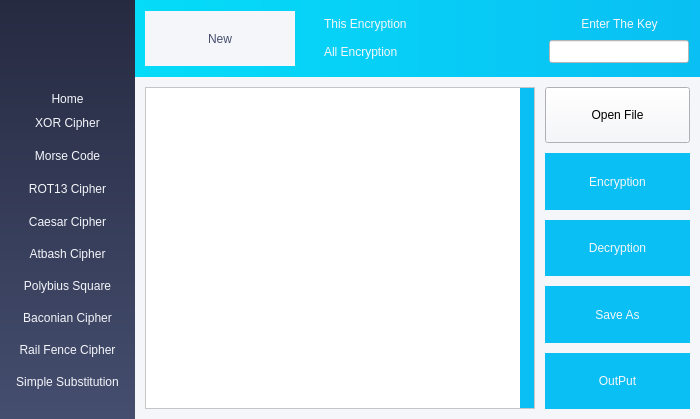
<?xml version="1.0" encoding="UTF-8"?>
<ui version="4.0">
 <class>MainWindow</class>
 <widget class="QMainWindow" name="MainWindow">
  <property name="geometry">
   <rect>
    <x>0</x>
    <y>0</y>
    <width>700</width>
    <height>419</height>
   </rect>
  </property>
  <property name="minimumSize">
   <size>
    <width>700</width>
    <height>419</height>
   </size>
  </property>
  <property name="windowTitle">
   <string>Text Cipher</string>
  </property>
  <widget class="QWidget" name="centralWidget">
   <layout class="QGridLayout" name="gridLayout">
    <item row="0" column="0">
     <widget class="QWidget" name="Menu" native="true">
      <property name="minimumSize">
       <size>
        <width>135</width>
        <height>401</height>
       </size>
      </property>
      <property name="styleSheet">
       <string notr="true">background-color: qlineargradient(spread:pad, x1:0, y1:0, x2:0, y2:1, stop:0 rgba(38, 42, 65, 255), stop:1 rgba(69, 78, 111, 255));</string>
      </property>
      <layout class="QGridLayout" name="gridLayout_4">
       <item row="0" column="0">
        <layout class="QVBoxLayout" name="verticalLayout_2">
         <item>
          <widget class="QWidget" name="widget_2" native="true">
           <property name="minimumSize">
            <size>
             <width>0</width>
             <height>71</height>
            </size>
           </property>
           <property name="maximumSize">
            <size>
             <width>135</width>
             <height>71</height>
            </size>
           </property>
           <property name="styleSheet">
            <string notr="true">background:transparent;
image: url(:/Images/Logo.png);</string>
           </property>
          </widget>
         </item>
         <item>
          <layout class="QVBoxLayout" name="verticalLayout">
           <item>
            <widget class="QPushButton" name="HomeButton">
             <property name="styleSheet">
              <string notr="true">QPushButton#HomeButton{
	
	background:transparent;
	border:0px;
	color:#f5f6fa;
	font: 75 18pt &quot;Comic Sans MS&quot;;
}

QPushButton#HomeButton:hover{
	
	background-color: qlineargradient(spread:pad, x1:0, y1:0, x2:1, y2:0, stop:0.125 rgba(69, 78, 111, 255), stop:1 rgba(5, 220, 249, 0));
	border:0px;
	color:#f5f6fa;
	font: 75 18pt &quot;Comic Sans MS&quot;;

}</string>
             </property>
             <property name="text">
              <string>Home</string>
             </property>
            </widget>
           </item>
           <item>
            <widget class="QPushButton" name="XORButton">
             <property name="minimumSize">
              <size>
               <width>135</width>
               <height>33</height>
              </size>
             </property>
             <property name="styleSheet">
              <string notr="true">QPushButton#XORButton{
	
	background:transparent;
	border:0px;
	color:#f5f6fa;
	font: 75 10pt &quot;Comic Sans MS&quot;;

}

QPushButton#XORButton:hover{
	
	background-color: qlineargradient(spread:pad, x1:0, y1:0, x2:1, y2:0, stop:0.125 rgba(69, 78, 111, 255), stop:1 rgba(5, 220, 249, 0));
	border:0px;
	color:#f5f6fa;
	font: 75 10pt &quot;Comic Sans MS&quot;;

}</string>
             </property>
             <property name="text">
              <string>XOR Cipher</string>
             </property>
            </widget>
           </item>
           <item>
            <widget class="QPushButton" name="MorseCodeButton">
             <property name="minimumSize">
              <size>
               <width>135</width>
               <height>33</height>
              </size>
             </property>
             <property name="styleSheet">
              <string notr="true">QPushButton#MorseCodeButton{
	
	background:transparent;
	border:0px;
	color:#f5f6fa;
	font: 75 10pt &quot;Comic Sans MS&quot;;
	width:135px;
}

QPushButton#MorseCodeButton:hover{
	
	background-color: qlineargradient(spread:pad, x1:0, y1:0, x2:1, y2:0, stop:0.125 rgba(69, 78, 111, 255), stop:1 rgba(5, 220, 249, 0));
	border:0px;
	color:#f5f6fa;
	font: 75 10pt &quot;Comic Sans MS&quot;;

}</string>
             </property>
             <property name="text">
              <string>Morse Code</string>
             </property>
            </widget>
           </item>
           <item>
            <widget class="QPushButton" name="ROT13Button">
             <property name="minimumSize">
              <size>
               <width>135</width>
               <height>33</height>
              </size>
             </property>
             <property name="styleSheet">
              <string notr="true">QPushButton#ROT13Button{
	
	background:transparent;
	border:0px;
	color:#f5f6fa;
	font: 75 10pt &quot;Comic Sans MS&quot;;

}

QPushButton#ROT13Button:hover{
	
	background-color: qlineargradient(spread:pad, x1:0, y1:0, x2:1, y2:0, stop:0.125 rgba(69, 78, 111, 255), stop:1 rgba(5, 220, 249, 0));
	border:0px;
	color:#f5f6fa;
	font: 75 10pt &quot;Comic Sans MS&quot;;

}</string>
             </property>
             <property name="text">
              <string>ROT13 Cipher</string>
             </property>
            </widget>
           </item>
           <item>
            <widget class="QPushButton" name="CaesarButton">
             <property name="minimumSize">
              <size>
               <width>0</width>
               <height>33</height>
              </size>
             </property>
             <property name="styleSheet">
              <string notr="true">QPushButton#CaesarButton{
	
	background:transparent;
	border:0px;
	color:#f5f6fa;
	font: 75 10pt &quot;Comic Sans MS&quot;;

}

QPushButton#CaesarButton:hover{
	
	background-color: qlineargradient(spread:pad, x1:0, y1:0, x2:1, y2:0, stop:0.125 rgba(69, 78, 111, 255), stop:1 rgba(5, 220, 249, 0));
	border:0px;
	color:#f5f6fa;
	font: 75 10pt &quot;Comic Sans MS&quot;;

}</string>
             </property>
             <property name="text">
              <string>Caesar Cipher</string>
             </property>
            </widget>
           </item>
           <item>
            <widget class="QPushButton" name="AtbashButton">
             <property name="minimumSize">
              <size>
               <width>0</width>
               <height>32</height>
              </size>
             </property>
             <property name="styleSheet">
              <string notr="true">QPushButton#AtbashButton{
	
	background:transparent;
	border:0px;
	color:#f5f6fa;
	font: 75 10pt &quot;Comic Sans MS&quot;;

}

QPushButton#AtbashButton:hover{
	
	background-color: qlineargradient(spread:pad, x1:0, y1:0, x2:1, y2:0, stop:0.125 rgba(69, 78, 111, 255), stop:1 rgba(5, 220, 249, 0));
	border:0px;
	color:#f5f6fa;
	font: 75 10pt &quot;Comic Sans MS&quot;;

}</string>
             </property>
             <property name="text">
              <string>Atbash Cipher</string>
             </property>
            </widget>
           </item>
           <item>
            <widget class="QPushButton" name="PolybiusButton">
             <property name="minimumSize">
              <size>
               <width>0</width>
               <height>32</height>
              </size>
             </property>
             <property name="styleSheet">
              <string notr="true">QPushButton#PolybiusButton{
	
	background:transparent;
	border:0px;
	color:#f5f6fa;
	font: 75 10pt &quot;Comic Sans MS&quot;;

}

QPushButton#PolybiusButton:hover{
	
	background-color: qlineargradient(spread:pad, x1:0, y1:0, x2:1, y2:0, stop:0.125 rgba(69, 78, 111, 255), stop:1 rgba(5, 220, 249, 0));
	border:0px;
	color:#f5f6fa;
	font: 75 10pt &quot;Comic Sans MS&quot;;

}</string>
             </property>
             <property name="text">
              <string>Polybius Square</string>
             </property>
            </widget>
           </item>
           <item>
            <widget class="QPushButton" name="BaconianButton">
             <property name="minimumSize">
              <size>
               <width>0</width>
               <height>32</height>
              </size>
             </property>
             <property name="styleSheet">
              <string notr="true">QPushButton#BaconianButton{
	
	background:transparent;
	border:0px;
	color:#f5f6fa;
	font: 75 10pt &quot;Comic Sans MS&quot;;

}

QPushButton#BaconianButton:hover{
	
	background-color: qlineargradient(spread:pad, x1:0, y1:0, x2:1, y2:0, stop:0.125 rgba(69, 78, 111, 255), stop:1 rgba(5, 220, 249, 0));
	border:0px;
	color:#f5f6fa;
	font: 75 10pt &quot;Comic Sans MS&quot;;

}</string>
             </property>
             <property name="text">
              <string>Baconian Cipher</string>
             </property>
            </widget>
           </item>
           <item>
            <widget class="QPushButton" name="RailFenceButton">
             <property name="minimumSize">
              <size>
               <width>0</width>
               <height>32</height>
              </size>
             </property>
             <property name="styleSheet">
              <string notr="true">QPushButton#RailFenceButton{
	
	background:transparent;
	border:0px;
	color:#f5f6fa;
	font: 75 9pt &quot;Comic Sans MS&quot;;

}

QPushButton#RailFenceButton:hover{
	
	background-color: qlineargradient(spread:pad, x1:0, y1:0, x2:1, y2:0, stop:0.125 rgba(69, 78, 111, 255), stop:1 rgba(5, 220, 249, 0));
	border:0px;
	color:#f5f6fa;
	font: 75 9pt &quot;Comic Sans MS&quot;;

}</string>
             </property>
             <property name="text">
              <string>Rail Fence Cipher</string>
             </property>
            </widget>
           </item>
           <item>
            <widget class="QPushButton" name="SMButton">
             <property name="minimumSize">
              <size>
               <width>0</width>
               <height>32</height>
              </size>
             </property>
             <property name="styleSheet">
              <string notr="true">QPushButton#SMButton{
	
	background:transparent;
	border:0px;
	color:#f5f6fa;
	font: 75 8pt &quot;Comic Sans MS&quot;;

}

QPushButton#SMButton:hover{
	
	background-color: qlineargradient(spread:pad, x1:0, y1:0, x2:1, y2:0, stop:0.125 rgba(69, 78, 111, 255), stop:1 rgba(5, 220, 249, 0));
	border:0px;
	color:#f5f6fa;
	font: 75 8pt &quot;Comic Sans MS&quot;;

}</string>
             </property>
             <property name="text">
              <string>Simple Substitution</string>
             </property>
            </widget>
           </item>
          </layout>
         </item>
        </layout>
       </item>
      </layout>
     </widget>
    </item>
    <item row="0" column="1">
     <widget class="QStackedWidget" name="HomePages">
      <property name="minimumSize">
       <size>
        <width>10</width>
        <height>324</height>
       </size>
      </property>
      <property name="styleSheet">
       <string notr="true">background-color: rgb(245, 246, 250);</string>
      </property>
      <property name="currentIndex">
       <number>1</number>
      </property>
      <widget class="QWidget" name="home">
       <property name="sizePolicy">
        <sizepolicy hsizetype="Preferred" vsizetype="Preferred">
         <horstretch>0</horstretch>
         <verstretch>0</verstretch>
        </sizepolicy>
       </property>
       <property name="minimumSize">
        <size>
         <width>541</width>
         <height>401</height>
        </size>
       </property>
       <layout class="QGridLayout" name="gridLayout_5">
        <property name="leftMargin">
         <number>0</number>
        </property>
        <property name="topMargin">
         <number>0</number>
        </property>
        <property name="rightMargin">
         <number>0</number>
        </property>
        <property name="bottomMargin">
         <number>0</number>
        </property>
        <item row="0" column="0" alignment="Qt::AlignTop">
         <widget class="QWidget" name="HomeHeader" native="true">
          <property name="sizePolicy">
           <sizepolicy hsizetype="Preferred" vsizetype="Minimum">
            <horstretch>0</horstretch>
            <verstretch>0</verstretch>
           </sizepolicy>
          </property>
          <property name="minimumSize">
           <size>
            <width>581</width>
            <height>77</height>
           </size>
          </property>
          <property name="maximumSize">
           <size>
            <width>16777215</width>
            <height>77</height>
           </size>
          </property>
          <property name="styleSheet">
           <string notr="true">background-color: qlineargradient(spread:pad, x1:1, y1:0, x2:0, y2:0, stop:0 rgba(9, 191, 243, 255), stop:1 rgba(5, 220, 249, 255));</string>
          </property>
         </widget>
        </item>
        <item row="1" column="0" alignment="Qt::AlignHCenter|Qt::AlignVCenter">
         <widget class="QWidget" name="BK" native="true">
          <property name="sizePolicy">
           <sizepolicy hsizetype="Expanding" vsizetype="Expanding">
            <horstretch>0</horstretch>
            <verstretch>0</verstretch>
           </sizepolicy>
          </property>
          <property name="minimumSize">
           <size>
            <width>565</width>
            <height>324</height>
           </size>
          </property>
          <property name="layoutDirection">
           <enum>Qt::LeftToRight</enum>
          </property>
          <property name="styleSheet">
           <string notr="true">image: url(:/Images/BK.png);
image-position:left;
padding-left:50px;</string>
          </property>
         </widget>
        </item>
       </layout>
      </widget>
      <widget class="QWidget" name="MainPage">
       <property name="minimumSize">
        <size>
         <width>541</width>
         <height>401</height>
        </size>
       </property>
       <property name="styleSheet">
        <string notr="true">background-color: rgb(245, 246, 250);</string>
       </property>
       <layout class="QGridLayout" name="gridLayout_6">
        <property name="leftMargin">
         <number>0</number>
        </property>
        <property name="topMargin">
         <number>0</number>
        </property>
        <property name="rightMargin">
         <number>0</number>
        </property>
        <property name="bottomMargin">
         <number>0</number>
        </property>
        <item row="0" column="0">
         <widget class="QWidget" name="MainPageHeader" native="true">
          <property name="minimumSize">
           <size>
            <width>360</width>
            <height>77</height>
           </size>
          </property>
          <property name="styleSheet">
           <string notr="true">background-color: qlineargradient(spread:pad, x1:1, y1:0, x2:0, y2:0, stop:0 rgba(9, 191, 243, 255), stop:1 rgba(5, 220, 249, 255));</string>
          </property>
          <layout class="QGridLayout" name="gridLayout_3">
           <property name="leftMargin">
            <number>10</number>
           </property>
           <property name="topMargin">
            <number>10</number>
           </property>
           <property name="rightMargin">
            <number>10</number>
           </property>
           <property name="bottomMargin">
            <number>10</number>
           </property>
           <item row="0" column="0" rowspan="2">
            <widget class="QPushButton" name="New">
             <property name="sizePolicy">
              <sizepolicy hsizetype="Preferred" vsizetype="Preferred">
               <horstretch>0</horstretch>
               <verstretch>0</verstretch>
              </sizepolicy>
             </property>
             <property name="minimumSize">
              <size>
               <width>150</width>
               <height>40</height>
              </size>
             </property>
             <property name="styleSheet">
              <string notr="true">QPushButton#New{
background-color:#f5f6fa;
font: 18pt &quot;Leelawadee&quot;;
color: rgb(69, 78, 111);
border:0px;
}

QPushButton#New:hover{
	
background-color: rgb(237, 238, 241);
font: 18pt &quot;Leelawadee&quot;;
color: rgb(69, 78, 111);
border:0px;
	
}</string>
             </property>
             <property name="text">
              <string>New</string>
             </property>
            </widget>
           </item>
           <item row="0" column="1">
            <spacer name="horizontalSpacer_2">
             <property name="orientation">
              <enum>Qt::Horizontal</enum>
             </property>
             <property name="sizeType">
              <enum>QSizePolicy::Fixed</enum>
             </property>
             <property name="sizeHint" stdset="0">
              <size>
               <width>10</width>
               <height>20</height>
              </size>
             </property>
            </spacer>
           </item>
           <item row="0" column="2">
            <widget class="QCheckBox" name="one">
             <property name="styleSheet">
              <string notr="true">background:transparent;
color:#f5f6fa;
font: 10pt &quot;Leelawadee&quot;;</string>
             </property>
             <property name="text">
              <string>This Encryption</string>
             </property>
            </widget>
           </item>
           <item row="0" column="3" rowspan="2">
            <spacer name="horizontalSpacer">
             <property name="orientation">
              <enum>Qt::Horizontal</enum>
             </property>
             <property name="sizeType">
              <enum>QSizePolicy::Preferred</enum>
             </property>
             <property name="sizeHint" stdset="0">
              <size>
               <width>193</width>
               <height>54</height>
              </size>
             </property>
            </spacer>
           </item>
           <item row="0" column="4">
            <widget class="QLabel" name="enterkeyLabel">
             <property name="minimumSize">
              <size>
               <width>141</width>
               <height>20</height>
              </size>
             </property>
             <property name="styleSheet">
              <string notr="true">background:transparent;
font: 14pt &quot;Leelawadee&quot;;
color:#f5f6fa;
</string>
             </property>
             <property name="text">
              <string>Enter The Key</string>
             </property>
             <property name="alignment">
              <set>Qt::AlignCenter</set>
             </property>
            </widget>
           </item>
           <item row="1" column="2">
            <widget class="QCheckBox" name="all">
             <property name="styleSheet">
              <string notr="true">background:transparent;
color:#f5f6fa;
font: 10pt &quot;Leelawadee&quot;;</string>
             </property>
             <property name="text">
              <string>All Encryption</string>
             </property>
            </widget>
           </item>
           <item row="1" column="4">
            <widget class="QLineEdit" name="Key">
             <property name="sizePolicy">
              <sizepolicy hsizetype="Fixed" vsizetype="Fixed">
               <horstretch>0</horstretch>
               <verstretch>0</verstretch>
              </sizepolicy>
             </property>
             <property name="minimumSize">
              <size>
               <width>140</width>
               <height>23</height>
              </size>
             </property>
             <property name="maximumSize">
              <size>
               <width>16777215</width>
               <height>16777215</height>
              </size>
             </property>
             <property name="baseSize">
              <size>
               <width>0</width>
               <height>0</height>
              </size>
             </property>
             <property name="styleSheet">
              <string notr="true">background-color: rgb(255, 255, 255);
font: 8pt &quot;Comic Sans MS&quot;;
color: rgb(69, 78, 111);</string>
             </property>
            </widget>
           </item>
          </layout>
         </widget>
        </item>
        <item row="1" column="0">
         <layout class="QHBoxLayout" name="horizontalLayout">
          <item>
           <widget class="QStackedWidget" name="TextArea">
            <property name="minimumSize">
             <size>
              <width>391</width>
              <height>304</height>
             </size>
            </property>
            <widget class="QWidget" name="page">
             <layout class="QGridLayout" name="gridLayout_2">
              <item row="0" column="0">
               <widget class="QTextEdit" name="textEdit">
                <property name="contextMenuPolicy">
                 <enum>Qt::DefaultContextMenu</enum>
                </property>
                <property name="autoFillBackground">
                 <bool>false</bool>
                </property>
                <property name="styleSheet">
                 <string notr="true">QTextEdit{
background:white;
margin-left:10px;
margin-top:10px;
margin-bottom:10px;
font: 16pt &quot;Comic Sans MS&quot;;
color: rgb(69, 78, 111);
}

QScrollBar:vertical {
    border: 0px;
    background-color:rgb(9, 191, 243);
}


QScrollBar::handle:vertical {
    border: 0px;
    background-color:rgb(9, 191, 243);
}</string>
                </property>
                <property name="inputMethodHints">
                 <set>Qt::ImhMultiLine</set>
                </property>
                <property name="frameShape">
                 <enum>QFrame::StyledPanel</enum>
                </property>
                <property name="verticalScrollBarPolicy">
                 <enum>Qt::ScrollBarAlwaysOn</enum>
                </property>
                <property name="sizeAdjustPolicy">
                 <enum>QAbstractScrollArea::AdjustIgnored</enum>
                </property>
                <property name="autoFormatting">
                 <set>QTextEdit::AutoNone</set>
                </property>
                <property name="overwriteMode">
                 <bool>false</bool>
                </property>
               </widget>
              </item>
             </layout>
            </widget>
            <widget class="QWidget" name="page_2">
             <layout class="QGridLayout" name="gridLayout_7">
              <item row="0" column="0">
               <widget class="QTextEdit" name="textEditOUTPUT">
                <property name="styleSheet">
                 <string notr="true">QTextEdit{
background:white;
margin-left:10px;
margin-top:10px;
margin-bottom:10px;
font: 16pt &quot;Comic Sans MS&quot;;
color: rgb(69, 78, 111);
}

QScrollBar:vertical {
    border: 0px;
    background-color:rgb(9, 191, 243);
   
}

QScrollBar::handle:vertical {
    border: 0px;
    background-color:rgb(9, 191, 243);
}
</string>
                </property>
                <property name="verticalScrollBarPolicy">
                 <enum>Qt::ScrollBarAlwaysOn</enum>
                </property>
               </widget>
              </item>
             </layout>
            </widget>
           </widget>
          </item>
          <item>
           <layout class="QVBoxLayout" name="verticalLayout_3">
            <property name="spacing">
             <number>10</number>
            </property>
            <property name="leftMargin">
             <number>10</number>
            </property>
            <property name="topMargin">
             <number>10</number>
            </property>
            <property name="rightMargin">
             <number>10</number>
            </property>
            <property name="bottomMargin">
             <number>10</number>
            </property>
            <item>
             <widget class="QPushButton" name="openFile">
              <property name="sizePolicy">
               <sizepolicy hsizetype="Preferred" vsizetype="Preferred">
                <horstretch>0</horstretch>
                <verstretch>0</verstretch>
               </sizepolicy>
              </property>
              <property name="minimumSize">
               <size>
                <width>145</width>
                <height>53</height>
               </size>
              </property>
              <property name="styleSheet">
               <string notr="true">QPushButton#openFile{
	
	background-color: rgb(9, 191, 243);
	border:5px;
	color:#f5f6fa;
	font: 18pt &quot;Leelawadee&quot;;
	
}

QPushButton#openFile:hover{
	
	background-color: rgb(9, 169, 206);
	border:5px;
	color:#f5f6fa;
	font: 18pt &quot;Leelawadee&quot;;
}</string>
              </property>
              <property name="text">
               <string>Open File</string>
              </property>
             </widget>
            </item>
            <item>
             <widget class="QPushButton" name="Encryption">
              <property name="sizePolicy">
               <sizepolicy hsizetype="Preferred" vsizetype="Preferred">
                <horstretch>0</horstretch>
                <verstretch>0</verstretch>
               </sizepolicy>
              </property>
              <property name="minimumSize">
               <size>
                <width>145</width>
                <height>53</height>
               </size>
              </property>
              <property name="styleSheet">
               <string notr="true">QPushButton#Encryption{
	
	background-color: rgb(9, 191, 243);
	border:5px;
	color:#f5f6fa;
	font: 18pt &quot;Leelawadee&quot;;
	
}

QPushButton#Encryption:hover{
	
	background-color: rgb(9, 169, 206);
	border:5px;
	color:#f5f6fa;
	font: 18pt &quot;Leelawadee&quot;;
}</string>
              </property>
              <property name="text">
               <string>Encryption</string>
              </property>
             </widget>
            </item>
            <item>
             <widget class="QPushButton" name="Decryption">
              <property name="sizePolicy">
               <sizepolicy hsizetype="Preferred" vsizetype="Preferred">
                <horstretch>0</horstretch>
                <verstretch>0</verstretch>
               </sizepolicy>
              </property>
              <property name="minimumSize">
               <size>
                <width>145</width>
                <height>53</height>
               </size>
              </property>
              <property name="styleSheet">
               <string notr="true">QPushButton#Decryption{
	
	background-color: rgb(9, 191, 243);
	border:5px;
	color:#f5f6fa;
	font: 18pt &quot;Leelawadee&quot;;
	
}

QPushButton#Decryption:hover{
	
	background-color: rgb(9, 169, 206);
	border:5px;
	color:#f5f6fa;
	font: 18pt &quot;Leelawadee&quot;;
}</string>
              </property>
              <property name="text">
               <string>Decryption</string>
              </property>
             </widget>
            </item>
            <item>
             <widget class="QPushButton" name="saveas">
              <property name="sizePolicy">
               <sizepolicy hsizetype="Preferred" vsizetype="Preferred">
                <horstretch>0</horstretch>
                <verstretch>0</verstretch>
               </sizepolicy>
              </property>
              <property name="minimumSize">
               <size>
                <width>145</width>
                <height>53</height>
               </size>
              </property>
              <property name="styleSheet">
               <string notr="true">QPushButton#saveas{
	
	background-color: rgb(9, 191, 243);
	border:5px;
	color:#f5f6fa;
	font: 18pt &quot;Leelawadee&quot;;
	
}

QPushButton#saveas:hover{
	
	background-color: rgb(9, 169, 206);
	border:5px;
	color:#f5f6fa;
	font: 18pt &quot;Leelawadee&quot;;
}</string>
              </property>
              <property name="text">
               <string>Save As</string>
              </property>
             </widget>
            </item>
            <item>
             <widget class="QPushButton" name="output">
              <property name="sizePolicy">
               <sizepolicy hsizetype="Preferred" vsizetype="Preferred">
                <horstretch>0</horstretch>
                <verstretch>0</verstretch>
               </sizepolicy>
              </property>
              <property name="minimumSize">
               <size>
                <width>145</width>
                <height>53</height>
               </size>
              </property>
              <property name="styleSheet">
               <string notr="true">QPushButton#output{
	
	background-color: rgb(9, 191, 243);
	border:5px;
	color:#f5f6fa;
	font: 18pt &quot;Leelawadee&quot;;
	
}

QPushButton#output:hover{
	
	background-color: rgb(9, 169, 206);
	border:5px;
	color:#f5f6fa;
	font: 18pt &quot;Leelawadee&quot;;
}</string>
              </property>
              <property name="text">
               <string>OutPut</string>
              </property>
             </widget>
            </item>
           </layout>
          </item>
         </layout>
        </item>
       </layout>
      </widget>
     </widget>
    </item>
   </layout>
  </widget>
 </widget>
 <layoutdefault spacing="0" margin="0"/>
 <resources/>
 <connections/>
</ui>
